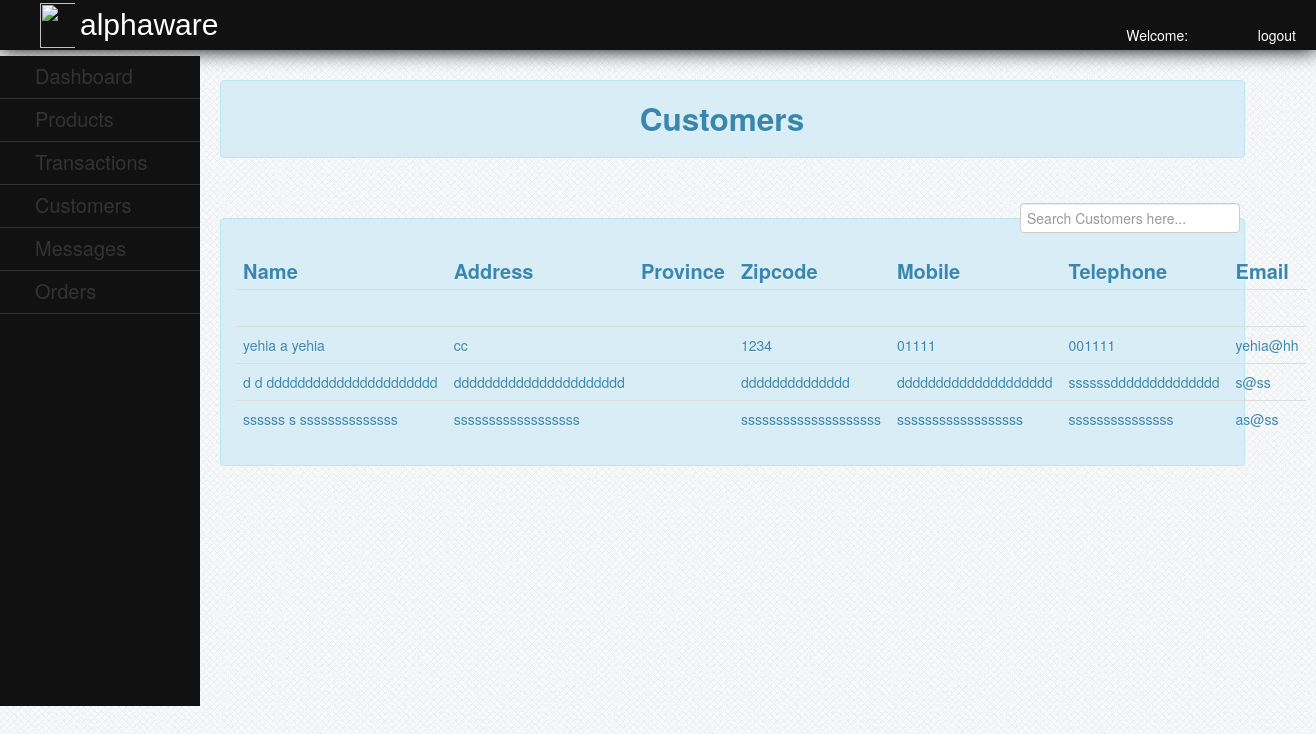
The app's page /admin/customer.php (signed in) with its own data.
### tables this page shows
CREATE TABLE `customer` (
  `customerid` int(11) NOT NULL,
  `firstname` varchar(50) NOT NULL,
  `mi` varchar(1) NOT NULL,
  `lastname` varchar(50) NOT NULL,
  `address` varchar(100) NOT NULL,
  `zipcode` varchar(20) NOT NULL,
  `mobile` varchar(20) NOT NULL,
  `telephone` varchar(20) NOT NULL,
  `email` varchar(50) NOT NULL,
  `password` varchar(50) NOT NULL
);

### admin/customer.php (the view, shortened to what this page needs)
<?php
	include("../db/dbconn.php");
?>
<!DOCTYPE html>
<html>
<head>
	<link rel = "stylesheet" type = "text/css" href="../css/style.css" media="all">
	<link rel="stylesheet" type="text/css" href="../css/bootstrap.css">
</head>
<body>
	<div id="header" style="position:fixed;">
		<img src="../img/logo.jpg">
		<label>alphaware</label>
			<?php
				$id = (int) $_SESSION['id'];
					$query = $conn->query ("SELECT * FROM admin WHERE adminid = '$id' ") or die (mysqli_error());
					$fetch = $query->fetch_array ();
			?>
			<ul>
				<li><a href="../function/admin_logout.php"><i class="icon-off icon-white"></i>logout</a></li>
				<li>Welcome:&nbsp;&nbsp;&nbsp;<a><i class="icon-user icon-white"></i><?php echo $fetch['username']; ?></a></li>
			</ul>
	</div>
	<br>
	<div id="leftnav">
		<ul>
			<li><a href="admin_home.php" style="color:#333;">Dashboard</a></li>
			<li><a href="admin_home.php">Products</a>
			</li>
			<li><a href="transaction.php">Transactions</a></li>
			<li><a href="customer.php">Customers</a></li>
			<li><a href="message.php">Messages</a></li>
			<li><a href="order.php">Orders</a></li>
		</ul>
	</div>
	<div id="rightcontent" style="position:absolute; top:10%;">
			<div class="alert alert-info"><center><h2>Customers</h2></center></div>
			<br />
				<label  style="padding:5px; float:right;"><input type="text" name="filter" placeholder="Search Customers here..." id="filter"></label>
			<br />
		<div class="alert alert-info">
			<table class="table table-hover" style="background-color:;">
				<thead>
				<tr style="font-size:20px;">
					<th>Name</th>
					<th>Address</th>
					<th>Province</th>
					<th>Zipcode</th>
					<th>Mobile</th>
					<th>Telephone</th>
					<th>Email</th>
				</tr>
				</thead>
				<?php
					$query = $conn->query("SELECT * FROM `customer`") or die(mysqli_error());
					while($fetch = $query->fetch_array())
						{
				?>
				<tr>
					<td><?php echo $fetch['firstname'];?>&nbsp;<?php echo $fetch['mi'];?>&nbsp;<?php echo  $fetch['lastname'];?></td>
					<td><?php echo $fetch['address']?></td>
					<td><?php echo $fetch['country']?></td>
					<td><?php echo $fetch['zipcode']?></td>
					<td><?php echo $fetch['mobile']?></td>
					<td><?php echo $fetch['telephone']?></td>
					<td><?php echo $fetch['email']?></td>
				</tr>
				<?php
					}
				?>
			</table>
		</div>
	</div>
</body>
</html>

### admin/templates/css/style.css (style rules this page uses)
body { background:url(../images/bg.png) repeat scroll left top #e7ebf2; }
#header { height:50px; width:100%; background-color:#111; color:#fff; text-indent:10px; -webkit-box-shadow:0px 0px 20px 0px black; -moz-box-shadow:0px 0px 20px 0px black; box-shadow:0px 0px 20px 0px black; }
#header img { position:absolute; height:45px; width:45px; margin-left:20px; margin-top:2.5px; }
#header label { position:relative; top:15px; color:#fff; text-indent:80px; font-size:30px; clear:both; font-family:arial; }
#header ul { list-style-type:none; position:relative; }
#header ul li { display:inline; position:relative; float:right; margin-right:20px; }
#header ul li a { text-decoration:none; color:#fff; }
#leftnav { position:fixed; background-color:#111; width:200px; top:7%; height:650px; }
#leftnav ul { list-style-type:none; text-indent:35px; right:25px; position:relative; }
#leftnav ul li { border-bottom:1px solid #333; padding-top:10px; padding-bottom:10px; width:200px; }
#leftnav ul li a { text-decoration:none; color:#333; font-size:20px; }
#rightcontent { position:relative; width:1025px; top:50px; left:220px; z-index:-99999; }

### records on screen
customer: firstname "yehia", mi "a", lastname "yehia", address "cc", zipcode "1234", mobile "01111", telephone "001111", email "yehia@hh"
customer: firstname "d", mi "d", lastname "dddddddddddddddddddddd", address "dddddddddddddddddddddd", zipcode "dddddddddddddd", mobile "dddddddddddddddddddd", telephone "ssssssdddddddddddddd", email "s@ss"
customer: firstname "ssssss", mi "s", lastname "ssssssssssssss", address "ssssssssssssssssss", zipcode "ssssssssssssssssssss", mobile "ssssssssssssssssss", telephone "sssssssssssssss", email "as@ss"
